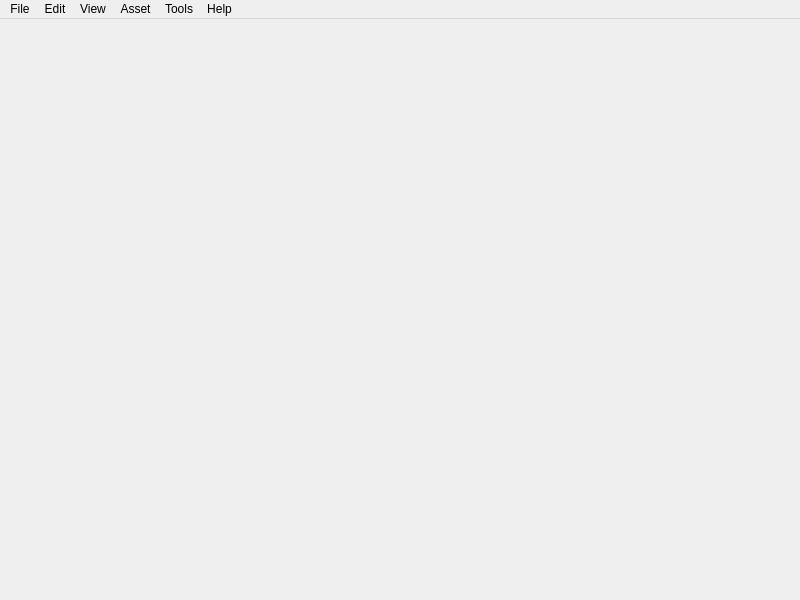
<?xml version="1.0" encoding="UTF-8"?>
<ui version="4.0">
 <class>ui::MainWindow</class>
 <widget class="QMainWindow" name="ui::MainWindow">
  <property name="geometry">
   <rect>
    <x>0</x>
    <y>0</y>
    <width>800</width>
    <height>600</height>
   </rect>
  </property>
  <property name="windowTitle">
   <string>MainWindow</string>
  </property>
  <widget class="QWidget" name="CentralWidget"/>
  <widget class="QMenuBar" name="MenuBar">
   <property name="geometry">
    <rect>
     <x>0</x>
     <y>0</y>
     <width>800</width>
     <height>21</height>
    </rect>
   </property>
   <widget class="QMenu" name="MenuTools">
    <property name="title">
     <string>Tools</string>
    </property>
    <addaction name="ActionRefresh"/>
    <addaction name="separator"/>
    <addaction name="ActionOptions"/>
   </widget>
   <widget class="QMenu" name="MenuFile">
    <property name="title">
     <string>File</string>
    </property>
    <widget class="QMenu" name="MenuRecentFiles">
     <property name="title">
      <string>Recent Files</string>
     </property>
    </widget>
    <addaction name="ActionLoad"/>
    <addaction name="ActionSave"/>
    <addaction name="ActionSaveAs"/>
    <addaction name="ActionClose"/>
    <addaction name="separator"/>
    <addaction name="MenuRecentFiles"/>
    <addaction name="separator"/>
    <addaction name="ActionExit"/>
   </widget>
   <widget class="QMenu" name="MenuHelp">
    <property name="title">
     <string>Help</string>
    </property>
    <addaction name="ActionAbout"/>
   </widget>
   <widget class="QMenu" name="MenuView">
    <property name="title">
     <string>View</string>
    </property>
    <widget class="QMenu" name="MenuWindows">
     <property name="title">
      <string>Windows</string>
     </property>
    </widget>
    <addaction name="ActionFullscreen"/>
    <addaction name="separator"/>
    <addaction name="MenuWindows"/>
   </widget>
   <widget class="QMenu" name="MenuEdit">
    <property name="title">
     <string>Edit</string>
    </property>
   </widget>
   <widget class="QMenu" name="MenuAsset">
    <property name="title">
     <string>Asset</string>
    </property>
   </widget>
   <addaction name="MenuFile"/>
   <addaction name="MenuEdit"/>
   <addaction name="MenuView"/>
   <addaction name="MenuAsset"/>
   <addaction name="MenuTools"/>
   <addaction name="MenuHelp"/>
  </widget>
  <action name="ActionOptions">
   <property name="text">
    <string>Options</string>
   </property>
  </action>
  <action name="ActionLoad">
   <property name="text">
    <string>Load...</string>
   </property>
   <property name="shortcut">
    <string>Ctrl+O</string>
   </property>
  </action>
  <action name="ActionSave">
   <property name="text">
    <string>Save</string>
   </property>
   <property name="shortcut">
    <string>Ctrl+S</string>
   </property>
  </action>
  <action name="ActionAbout">
   <property name="text">
    <string>About</string>
   </property>
  </action>
  <action name="ActionFullscreen">
   <property name="enabled">
    <bool>false</bool>
   </property>
   <property name="text">
    <string>Fullscreen</string>
   </property>
  </action>
  <action name="ActionExit">
   <property name="text">
    <string>Exit</string>
   </property>
   <property name="shortcut">
    <string>Ctrl+Q</string>
   </property>
  </action>
  <action name="ActionSaveAs">
   <property name="text">
    <string>Save As...</string>
   </property>
   <property name="shortcut">
    <string>Ctrl+Alt+S</string>
   </property>
  </action>
  <action name="ActionFileList">
   <property name="text">
    <string>Fle List</string>
   </property>
  </action>
  <action name="ActionClose">
   <property name="text">
    <string>Close</string>
   </property>
   <property name="shortcut">
    <string>Ctrl+W</string>
   </property>
  </action>
  <action name="ActionRefresh">
   <property name="text">
    <string>Refresh</string>
   </property>
   <property name="shortcut">
    <string>F5</string>
   </property>
  </action>
 </widget>
 <resources/>
 <connections/>
</ui>
